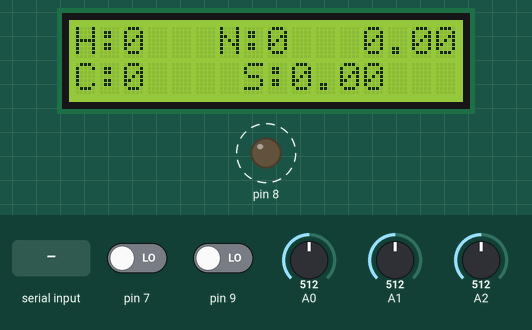
Recording of a sketch running on a simulated Arduino Uno, built with avr-gcc and run on an emulated ATmega328P. Parts: 16×2 character LCD, output pins drawn as LEDs (lit = HIGH). Dashed ring = blinking. Inputs (shaded band) come from the test bench; at power-on: A2 = 512, pin 9 LOW, pin 7 LOW, A0 = 512, A1 = 512. What the sketch prints to the serial monitor is not drawn.

Above: at 1.2 s.
1.3 s: A2 set to 716
At 3.9 s:
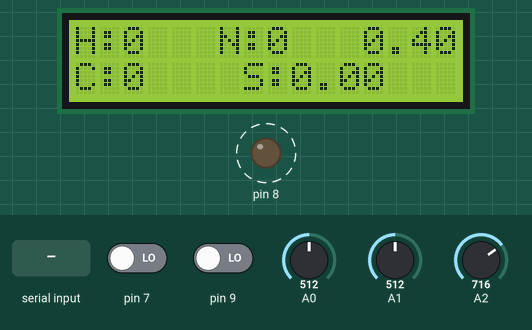
4.0 s: pin 9 driven HIGH
At 4.9 s:
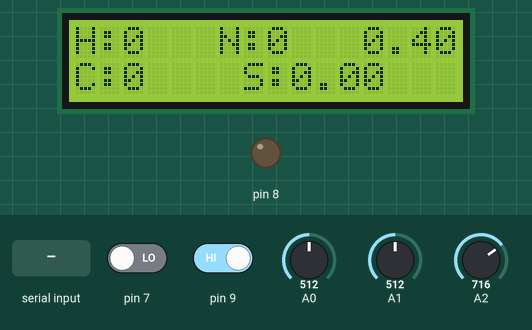
5.5 s: "90:45\n" received over Serial
At 6.5 s:
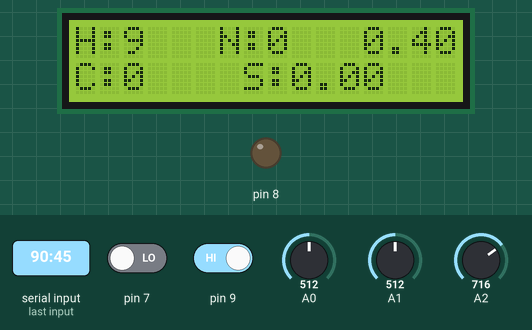
7.0 s: A2 set to 511
At 7.5 s:
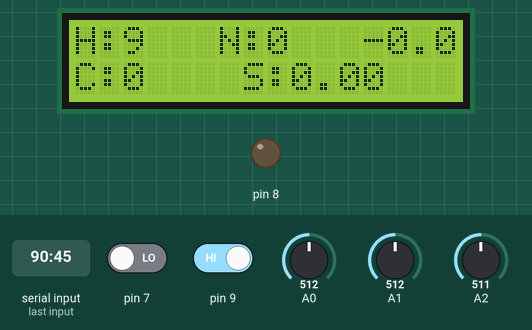
8.5 s: ":" received over Serial
At 9.7 s:
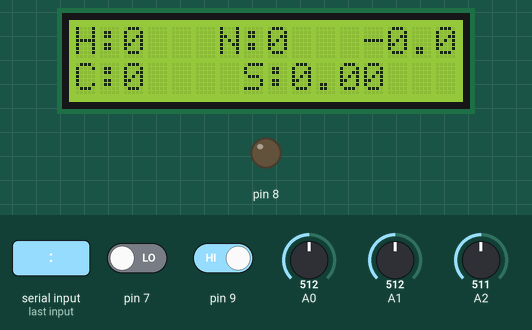
10.0 s: A2 set to 122
At 11.0 s:
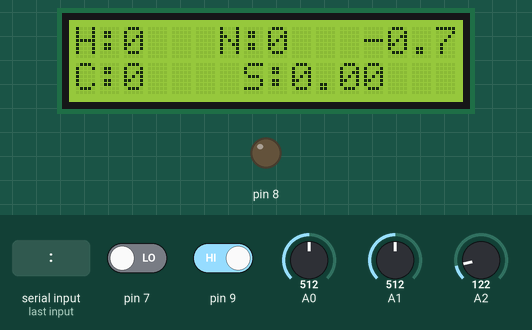
Timing chart, 0 to 12.5 s (numbered marks = the images above; inputs shaded):
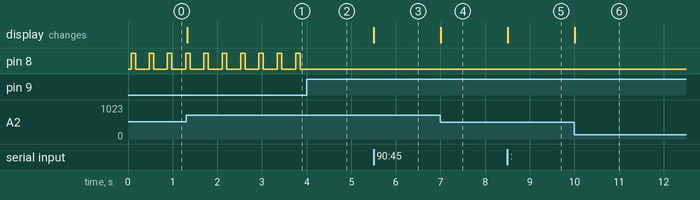

The sketch:

Controller.ino
```cpp
#include "controller.hpp"
#include <LiquidCrystal.h>

ControllerElement analog1(CTR_ANALOG2);
ControllerElement button1(CTR_DIGITAL);
ControllerElement brk(CTR_DIGITAL);
//ControllerElement button2(CTR_DIGITAL);
ControllerElement pot(CTR_ANALOG1);

const int rs = 12, en = 11, d4 = 5, d5 = 4, d6 = 3, d7 = 2;
LiquidCrystal lcd(rs, en, d4, d5, d6, d7);

void setup() {
  pinMode(7, INPUT);
  pinMode(9, INPUT);
  pinMode(8, OUTPUT);
  Serial.begin(74880);
  Serial.setTimeout(1);
  lcd.begin(16, 2);
  lcd.print("H:");
  lcd.setCursor(6, 0);
  lcd.print("N:");
  lcd.setCursor(0, 1);
  lcd.print("C:");
  lcd.setCursor(7, 1);
  lcd.print("S:");
}

bool once0 = false;
bool once1 = false;
int ar0 = -5;
int ar1 = -5;
int pot0 = 0;

bool buzzerOn = true;
bool bonOnce = false;
unsigned long cntr = 0;
int beepState = 0;

//String rec = "200";

uint8_t flash = 255;
float timer = 0;

void loop()
{
  StatusReader::readStatus();

  if (abs(ar0 - analogRead(A0)) > 10 || abs(ar1 - analogRead(A1)) > 10)
  {
    ar0 = analogRead(A0);
    ar1 = analogRead(A1);
    analog1.sendData(ar1, ar0);
  }

  bool btn = digitalRead(7) == HIGH;
  if (btn && !once0)
  {
    button1.sendData(int(btn));
    brk.sendData(int(!btn));
    once0 = true;
  }
  if (!btn)
  {
    button1.sendData(btn);
    brk.sendData(int(!btn));
    once0 = false;
  }

  int potP = analogRead(A2);
  if (potP != pot0)
  {
    pot0 = potP;
    pot.sendData(pot0);
  }
  /*if (digitalRead(3) == HIGH && !once1)
  {
    button2.sendData(digitalRead(3));
    once1 = true;
  }
  if (once1 && digitalRead(3) == LOW)
  {
    button2.sendData(digitalRead(3));
    once1 = false;
  }*/

  //timer += (255.0 - float(StatusReader::getHealth())) / 3000.0;
  //flash = max(int(sin(timer) * 255), max(StatusReader::getHealth(), 5));

  //analogWrite(5, flash);

  //delay(5);
  //digitalWrite(5, HIGH);
  //rec = Serial.readString();
  //Serial.print(rec);
  //analogWrite(5, rec.toInt());;
  int health = StatusReader::getHealth()/10;
  if (health < 100)
  {
    lcd.setCursor(4, 0);
    lcd.print(" ");
    if (health < 10)
    {
      lcd.setCursor(3, 0);
      lcd.print(" ");
    }
  }


  float spd = float(StatusReader::getSpeed()) / 1000.0;
  /*lcd.setCursor(11, 0);
  lcd.print(" ");
  if (spd < 10)
  {
    lcd.setCursor(10, 0);
    lcd.print(" ");
  }*/

  if (health < 10 && buzzerOn)
  {
    switch(beepState)
    {
      case 0:
        cntr = millis();
        digitalWrite(8, HIGH);
        beepState = 1;
        break;
      case 1:
        if (millis() - cntr > 100)
        {
          cntr = millis();
          digitalWrite(8, LOW);
          beepState = 2;
        }
        break;
      case 2:
        if (millis() - cntr > 300)
        {
          beepState = 0;
        }
    }
  }
  else
  {
    digitalWrite(8, LOW);
  }

  if (digitalRead(9) == HIGH)
  {
    if (!bonOnce)
    {
      buzzerOn = !buzzerOn;
      bonOnce = true;
    }
  }
  else
  {
    bonOnce = false;
  }

  lcd.setCursor(2, 0);
  lcd.print(health);

  lcd.setCursor(8, 0);
  lcd.print(StatusReader::getEnergy());

  lcd.setCursor(2, 1);
  lcd.print(StatusReader::getCargo());

  lcd.setCursor(9, 1);
  lcd.print(spd);

  lcd.setCursor(12, 0);
  lcd.print((float(potP)/1023.0) * 2.0 - 1.0);
}
```

controller.cpp
```cpp
#include "Arduino.h"
#include "controller.hpp"

int ControllerElement::cIndex = 0;
int StatusReader::health = 0;
int StatusReader::energy = 0;
int StatusReader::cargo = 0;
int StatusReader::throttle = 0;
int StatusReader::speed = 0;

ControllerElement::ControllerElement(celType type)
{
	this->index = cIndex;
  cIndex += 1;
	this->type = type;
}

void ControllerElement::sendData(int dataA, int dataB, int dataC)
{
  char buffer[32];
  char intBuff[8];

  while (Serial.availableForWrite() < 32)
  {

  }

  sprintf(buffer, "I:%dT:%dA:%dB:%dC:%d", index, type, dataA, dataB, dataC);

  Serial.println(buffer);

}

void StatusReader::readStatus()
{
  if (Serial.available() > 0)
  {
    //unsigned long millisStart = millis();
    char buff[32];
    String iBuff = "";
    int read = Serial.readBytesUntil('\0', buff, 32);
    int stage = 0;
    for (int i = 0; i < read; i++)
    {
      if (buff[i] == ':')
      {
        int val = iBuff.toInt();
        switch(stage)
        {
          case 0:
            health = val;
            break;
          case 1:
            energy = val;
            break;
          case 2:
            cargo = val;
            break;
          case 3:
            throttle = val;
          case 4:
            speed = val;
        }
        stage += 1;
        iBuff = "";
      }
      else if (buff[i] >= '0' && buff[i] <= '9')
      {
        iBuff += buff[i];
      }
    }
  }
}
int StatusReader::getHealth()
{
  return health;
}
int StatusReader::getEnergy()
{
  return energy;
}
int StatusReader::getCargo()
{
  return cargo;
}

int StatusReader::getThrottle()
{
  return throttle;
}
int StatusReader::getSpeed()
{
  return speed;
}
```

controller.hpp
```cpp
#ifndef CONTROLLER_EL_HPP
#define CONTROLLER_EL_HPP

#include <string.h>

enum celType {CTR_DIGITAL, CTR_ANALOG1, CTR_ANALOG2, CTR_ANALOG3};

class ControllerElement
{
  public:
    ControllerElement(celType type);
	void sendData(int dataA = 0, int dataB = 0, int dataC = 0);
  protected:
	static int cIndex;
  private:
	int index;
	celType type;
};

class StatusReader
{
  public:
      StatusReader();
    static void readStatus();
    static int getHealth();
    static int getEnergy();
    static int getCargo();
	  static int getThrottle();
	  static int getSpeed();

  protected:
    static int health;
    static int energy;
    static int cargo;
	  static int throttle;
	  static int speed;

};

#endif
```

Measured:
- after the input at 1.3 s, the display: changes at once (image 1)
- after the input at 4.0 s, pin 8: stops changing and stays LOW
- after the input at 5.5 s, the display: changes at once (image 3)
- after the input at 7.0 s, the display: changes at once (image 4)
- after the input at 8.5 s, the display: changes at once (image 5)
- after the input at 10.0 s, the display: changes at once (image 6)
- by itself, pin 8: alternates HIGH for 0.10 s and LOW for 0.31 s
